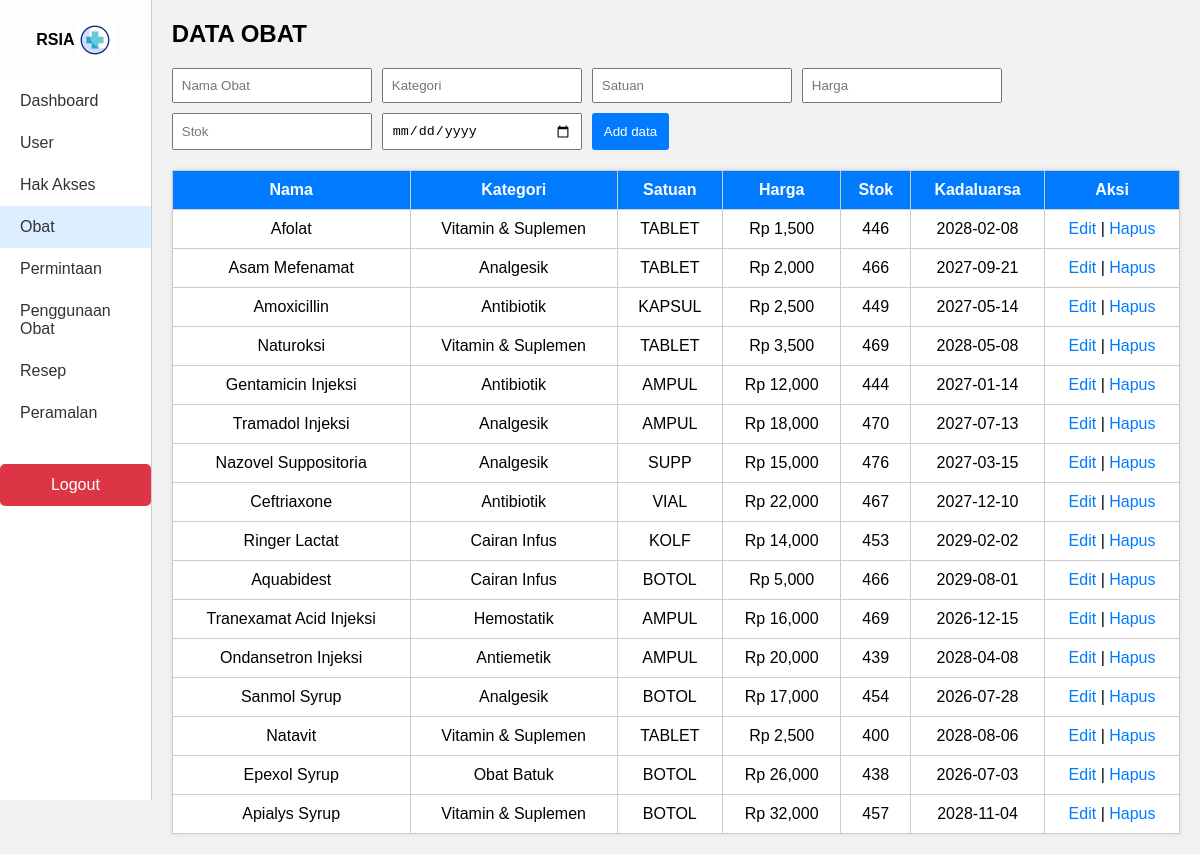
Page /obat/ (signed in) on the committed database.
### app/models.py (models this page shows)
class Obat(db.Model):
    id = db.Column(db.Integer, primary_key=True)
    nama = db.Column(db.String(100), nullable=False)
    kategori = db.Column(db.String(50), nullable=False)
    satuan = db.Column(db.String(20), nullable=False)
    harga = db.Column(db.Integer, nullable=False)
    stok = db.Column(db.Integer, nullable=False)
    tanggal_kadaluarsa = db.Column(db.Date, nullable=False)

### app/routes/obat.py (the view)
@bp.route("/")
@login_required
@role_required('admin', 'petugas')
def index():
    obats = Obat.query.all()
    return render_template("obat.html", obats=obats)

### app/routes/auth.py (called while the page is built)
@login_manager.user_loader
def load_user(user_id):
    return User.query.get(int(user_id))

### app/templates/obat.html (shortened to what this page needs)
<!DOCTYPE html>
<html lang="id">
<head>
</head>
<body>
<div class="sidebar">
  <div class="sidebar-header">
    <span class="sidebar-title">RSIA</span>
    <img src="{{ url_for('static', filename='icons/rs.gif') }}" width="40">
  </div>
  <a href="{{ url_for('dashboard.index') }}" class="{% if request.endpoint.startswith('dashboard') %}active{% endif %}">Dashboard</a>
  {% if current_user.is_authenticated %}
    {% if current_user.role.name == 'admin' %}
      <a href="{{ url_for('user.index') }}">User</a>
      <a href="{{ url_for('role.index') }}">Hak Akses</a>
      <a href="{{ url_for('obat.index') }}" class="{% if request.endpoint.startswith('obat') %}active{% endif %}">Obat</a>
      <a href="{{ url_for('permintaan.index') }}">Permintaan</a>
      <a href="{{ url_for('penggunaan.index') }}">Penggunaan Obat</a>
      <a href="{{ url_for('resep.index') }}">Resep</a>
      <a href="{{ url_for('peramalan.index') }}">Peramalan</a>
    {% elif current_user.role.name == 'petugas' %}
      <a href="{{ url_for('obat.index') }}" class="{% if request.endpoint.startswith('obat') %}active{% endif %}">Obat</a>
      <a href="{{ url_for('permintaan.index') }}">Permintaan</a>
      <a href="{{ url_for('resep.index') }}">Resep</a>
    {% elif current_user.role.name == 'dokter' %}
      <a href="{{ url_for('resep.index') }}">Resep</a>
    {% endif %}
  {% endif %}
  <a href="{{ url_for('auth.logout') }}" class="logout">Logout</a>
</div>
<div class="main">
  <h2>DATA OBAT</h2>
  <form action="{{ url_for('obat.add') }}" method="POST">
    <div class="form-row">
      <input type="text" name="nama" placeholder="Nama Obat" required>
      <input type="text" name="kategori" placeholder="Kategori" required>
      <input type="text" name="satuan" placeholder="Satuan" required>
      <input type="number" name="harga" placeholder="Harga" min="1" max="999999" step="1" required>
      <input type="number" name="stok" placeholder="Stok" min="1" max="999999" step="1" required>
      <input type="date" name="tanggal_kadaluarsa" required>
      <button type="submit">Add data</button>
    </div>
  </form>
  <table>
    <thead>
      <tr>
        <th>Nama</th>
        <th>Kategori</th>
        <th>Satuan</th>
        <th>Harga</th>
        <th>Stok</th>
        <th>Kadaluarsa</th>
        <th>Aksi</th>
      </tr>
    </thead>
    <tbody>
      {% for o in obats %}
      <tr>
        <td>{{ o.nama }}</td>
        <td>{{ o.kategori }}</td>
        <td>{{ o.satuan }}</td>
        <td>Rp {{ "{:,.0f}".format(o.harga) }}</td>
        <td>{{ o.stok }}</td>
        <td>{{ o.tanggal_kadaluarsa.strftime('%Y-%m-%d') }}</td>
        <td>
          <a href="{{ url_for('obat.edit', id=o.id) }}">Edit</a> |
          <a href="{{ url_for('obat.delete', id=o.id) }}" onclick="return confirm('Yakin ingin menghapus data ini?')">Hapus</a>
        </td>
      </tr>
      {% endfor %}
    </tbody>
  </table>
</div>
</body>
</html>

### app/templates/obat.html (style rules this page uses)
body { margin: 0; font-family: Arial, sans-serif; background: #f2f2f2; display: flex; }
.sidebar { width: 200px; background-color: #ffffff; height: 100vh; border-right: 1px solid #ccc; padding-top: 0; }
.sidebar-header { background-color: #fdfdfd; padding: 20px 0; display: flex; justify-content: center; align-items: center; }
.sidebar-title { font-size: 16px; font-weight: bold; white-space: nowrap; }
.sidebar a { display: block; padding: 12px 20px; color: #333; text-decoration: none; }
.sidebar a.active, .sidebar a:hover { background: #dceeff; }
.logout { background: #dc3545; color: white !important; text-align: center; display: inline-block; padding: 10px; margin-top: 30px; border-radius: 5px; text-decoration: none; }
.content, .main { padding: 20px; flex-grow: 1; }
h2 { margin-top: 0; }
.form-row { display: flex; flex-wrap: wrap; gap: 10px; margin-bottom: 10px; }
.form-row input, .form-row select { padding: 8px; width: 180px; }
.form-row button, .add-btn { padding: 8px 12px; background: #007bff; color: white; border: none; cursor: pointer; border-radius: 3px; }
table { width: 100%; border-collapse: collapse; background: white; margin-top: 20px; box-shadow: 0 0 5px rgba(0,0,0,0.1); }
th { background-color: #007bff; color: white; }
th, td { border: 1px solid #ccc; padding: 10px; text-align: center; vertical-align: middle; }
a { color: #007bff; text-decoration: none; }

### rows in the picture
Obat: nama "Afolat", kategori "Vitamin & Suplemen", satuan "TABLET", harga "1,500", stok "446", tanggal_kadaluarsa "2028-02-08"
Obat: nama "Asam Mefenamat", kategori "Analgesik", satuan "TABLET", harga "2,000", stok "466", tanggal_kadaluarsa "2027-09-21"
Obat: nama "Amoxicillin", kategori "Antibiotik", satuan "KAPSUL", harga "2,500", stok "449", tanggal_kadaluarsa "2027-05-14"
Obat: nama "Naturoksi", kategori "Vitamin & Suplemen", satuan "TABLET", harga "3,500", stok "469", tanggal_kadaluarsa "2028-05-08"
Obat: nama "Gentamicin Injeksi", kategori "Antibiotik", satuan "AMPUL", harga "12,000", stok "444", tanggal_kadaluarsa "2027-01-14"
Obat: nama "Tramadol Injeksi", kategori "Analgesik", satuan "AMPUL", harga "18,000", stok "470", tanggal_kadaluarsa "2027-07-13"
Obat: nama "Nazovel Suppositoria", kategori "Analgesik", satuan "SUPP", harga "15,000", stok "476", tanggal_kadaluarsa "2027-03-15"
Obat: nama "Ceftriaxone", kategori "Antibiotik", satuan "VIAL", harga "22,000", stok "467", tanggal_kadaluarsa "2027-12-10"
Obat: nama "Ringer Lactat", kategori "Cairan Infus", satuan "KOLF", harga "14,000", stok "453", tanggal_kadaluarsa "2029-02-02"
Obat: nama "Aquabidest", kategori "Cairan Infus", satuan "BOTOL", harga "5,000", stok "466", tanggal_kadaluarsa "2029-08-01"
Obat: nama "Tranexamat Acid Injeksi", kategori "Hemostatik", satuan "AMPUL", harga "16,000", stok "469", tanggal_kadaluarsa "2026-12-15"
Obat: nama "Ondansetron Injeksi", kategori "Antiemetik", satuan "AMPUL", harga "20,000", stok "439", tanggal_kadaluarsa "2028-04-08"
Obat: nama "Sanmol Syrup", kategori "Analgesik", satuan "BOTOL", harga "17,000", stok "454", tanggal_kadaluarsa "2026-07-28"
Obat: nama "Natavit", kategori "Vitamin & Suplemen", satuan "TABLET", harga "2,500", stok "400", tanggal_kadaluarsa "2028-08-06"
Obat: nama "Epexol Syrup", kategori "Obat Batuk", satuan "BOTOL", harga "26,000", stok "438", tanggal_kadaluarsa "2026-07-03"
Obat: nama "Apialys Syrup", kategori "Vitamin & Suplemen", satuan "BOTOL", harga "32,000", stok "457", tanggal_kadaluarsa "2028-11-04"
